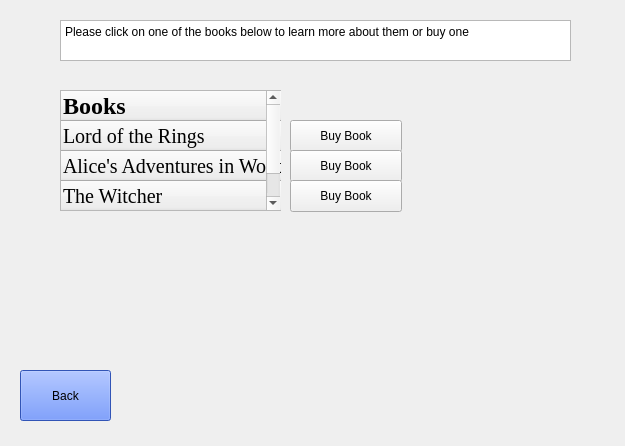
<?xml version="1.0" encoding="UTF-8"?>
<ui version="4.0">
 <class>bookreccomendations</class>
 <widget class="QWidget" name="bookreccomendations">
  <property name="geometry">
   <rect>
    <x>0</x>
    <y>0</y>
    <width>625</width>
    <height>446</height>
   </rect>
  </property>
  <property name="windowTitle">
   <string>bookreccomendations</string>
  </property>
  <widget class="QPlainTextEdit" name="plainTextEdit">
   <property name="geometry">
    <rect>
     <x>60</x>
     <y>20</y>
     <width>511</width>
     <height>41</height>
    </rect>
   </property>
   <property name="plainText">
    <string>Please click on one of the books below to learn more about them or buy one</string>
   </property>
  </widget>
  <widget class="QPushButton" name="backbutton">
   <property name="geometry">
    <rect>
     <x>20</x>
     <y>370</y>
     <width>91</width>
     <height>51</height>
    </rect>
   </property>
   <property name="autoFillBackground">
    <bool>true</bool>
   </property>
   <property name="styleSheet">
    <string notr="true">background-color:rgb(68, 117, 255);
font: bold 18pt &quot;Times New Roman&quot;</string>
   </property>
   <property name="text">
    <string>Back</string>
   </property>
  </widget>
  <widget class="QTableWidget" name="ListofBooks">
   <property name="geometry">
    <rect>
     <x>60</x>
     <y>90</y>
     <width>221</width>
     <height>121</height>
    </rect>
   </property>
   <property name="autoFillBackground">
    <bool>true</bool>
   </property>
   <property name="styleSheet">
    <string notr="true">background color: rgb(149, 143, 255)</string>
   </property>
   <row>
    <property name="text">
     <string>Books</string>
    </property>
    <property name="font">
     <font>
      <family>Times New Roman</family>
      <pointsize>18</pointsize>
      <weight>75</weight>
      <bold>true</bold>
     </font>
    </property>
   </row>
   <row>
    <property name="text">
     <string>Lord of the Rings</string>
    </property>
    <property name="font">
     <font>
      <family>Times New Roman</family>
      <pointsize>15</pointsize>
     </font>
    </property>
   </row>
   <row>
    <property name="text">
     <string>Alice's Adventures in Wonderland</string>
    </property>
    <property name="font">
     <font>
      <family>Times New Roman</family>
      <pointsize>15</pointsize>
     </font>
    </property>
   </row>
   <row>
    <property name="text">
     <string>The Witcher</string>
    </property>
    <property name="font">
     <font>
      <family>Times New Roman</family>
      <pointsize>15</pointsize>
     </font>
    </property>
   </row>
  </widget>
  <widget class="QPushButton" name="Lord">
   <property name="geometry">
    <rect>
     <x>290</x>
     <y>120</y>
     <width>112</width>
     <height>32</height>
    </rect>
   </property>
   <property name="autoFillBackground">
    <bool>true</bool>
   </property>
   <property name="styleSheet">
    <string notr="true">background color:rgb(255, 255, 174)</string>
   </property>
   <property name="text">
    <string>Buy Book</string>
   </property>
  </widget>
  <widget class="QPushButton" name="Alice">
   <property name="geometry">
    <rect>
     <x>290</x>
     <y>150</y>
     <width>112</width>
     <height>32</height>
    </rect>
   </property>
   <property name="text">
    <string>Buy Book</string>
   </property>
  </widget>
  <widget class="QPushButton" name="Withcher">
   <property name="geometry">
    <rect>
     <x>290</x>
     <y>180</y>
     <width>112</width>
     <height>32</height>
    </rect>
   </property>
   <property name="text">
    <string>Buy Book</string>
   </property>
  </widget>
 </widget>
 <resources/>
 <connections/>
</ui>
